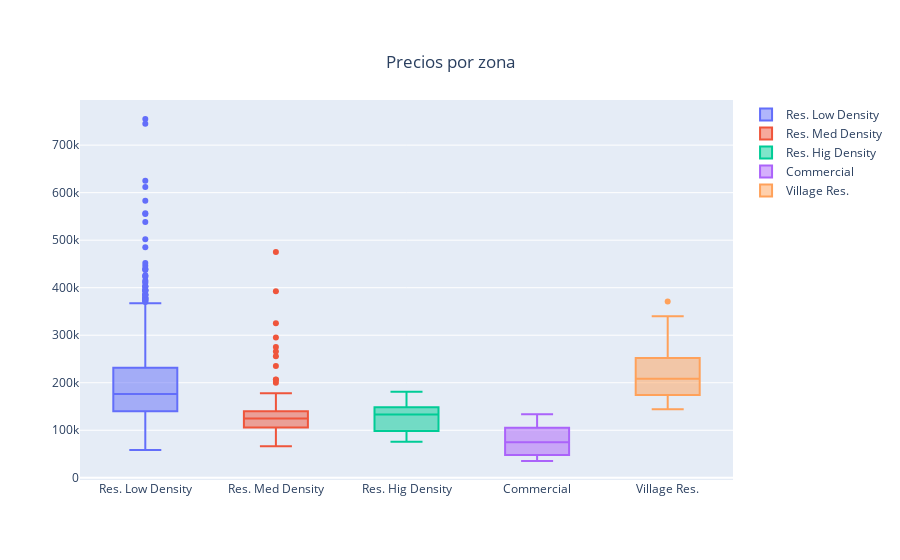

Notebook code for this chart:
### Code cell
fig = go.Figure()
# Use x instead of y argument for horizontal plot
fig.add_trace(go.Box(y=df_train['SalePrice'][df_train['MSZoning']=='RL'],name='Res. Low Density'))
fig.add_trace(go.Box(y=df_train['SalePrice'][df_train['MSZoning']=='RM'],name='Res. Med Density'))
fig.add_trace(go.Box(y=df_train['SalePrice'][df_train['MSZoning']=='RH'],name='Res. Hig Density'))
fig.add_trace(go.Box(y=df_train['SalePrice'][df_train['MSZoning']=='C (all)'],name='Commercial'))
fig.add_trace(go.Box(y=df_train['SalePrice'][df_train['MSZoning']=='FV'],name='Village Res.'))
fig.update_layout(
    title={
        'text': 'Precios por zona',
        'y':0.9,
        'x':0.5,
        'xanchor': 'center',
        'yanchor': 'top'})
fig.show()

### Figure 1 — Plotly figure (JSON) as saved in the notebook; plotly's stock layout.template omitted (floating-point values rounded to 4 significant figures; data arrays with more than 128 entries replaced by an {"elided": "..."} marker saying what was removed)
{"data": [{"name": "Res. Low Density", "type": "box", "y": {"elided": "848 int values"}}, {"name": "Res. Med Density", "type": "box", "y": {"elided": "173 int values"}}, {"name": "Res. Hig Density", "type": "box", "y": [82000, 76000, 133000, 103600, 159434, 145000, 119900, 145000, 181000]}, {"name": "Commercial", "type": "box", "y": [40000, 133900, 108000, 102776, 55993, 35311, 81000, 68400]}, {"name": "Village Res.", "type": "box", "y": [249700, 172500, 164500, 250000, 176000, 254900, 252678, 262500, 207500, 266000, 185000, 164700, 239000, 270000, 340000, 187750, 241000, 339750, 210000, 263435, 226700, 208300, 176000, 263000, 146000, 151000, 370878, 227875, 196000, 172500, 179400, 215200, 232600, 147400, 151000, 250580, 303477, 328900, 173733, 155000, 197000, 252000, 197000, 160000, 171900, 174000, 229456, 186500, 183900, 208900, 144152, 250000, 310000, 185000]}], "layout": {"title": {"text": "Precios por zona", "x": 0.5, "xanchor": "center", "y": 0.9, "yanchor": "top"}}}
